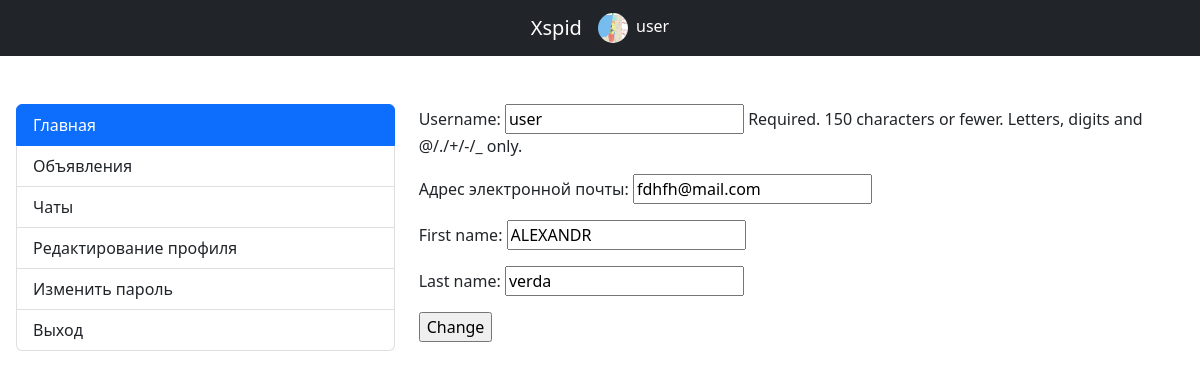
/editprofile/ (signed in), run on the app's committed database.
### user_profile/models.py (models this page shows, shortened)
class User(AbstractUser):
    name = models.CharField(max_length=100, unique=True)
    date_joined = models.DateTimeField( auto_now_add=True)
    is_active = models.BooleanField(default=True, db_index=True, verbose_name='Прошел активацию?')
    avatar = models.ImageField(upload_to='avatars/', null=True, blank=True)
    class Meta:
        verbose_name = "user"
        verbose_name_plural = "users"

### user_profile/views.py (the view)
# urls.py: path('editprofile/', ChangeUserInfoView.as_view(),name='edit'),
class ChangeUserInfoView(SuccessMessageMixin, LoginRequiredMixin,
                                              UpdateView):
    model = User
    template_name = 'profile/editprofile.html'
    form_class = ChangeUserInfoForm
    success_url = reverse_lazy('user_profile:profile')
    success_message = 'Данные пользователя изменены'
    def setup(self, request, *args, **kwargs):
        self.user_id = request.user.pk
        return super().setup(request, *args, **kwargs)
    def get_object(self, queryset=None):
        if not queryset:
            queryset = self.get_queryset()
        return get_object_or_404(queryset, pk=self.user_id)

### user_profile/form.py
class ChangeUserInfoForm(forms.ModelForm):
    email = forms.EmailField(required=True, label='Адрес электронной почты')
    class Meta:
        model = User
        fields = ('username', 'email', 'first_name', 'last_name' )

### main/templates/profile/editprofile.html (shortened to what this page needs)
{% extends "profile/main_profile.html" %}
{% block right_of_navbar %}
<form action="." method="post">
    {{ form.as_p }}
    <p><input type="submit" value="Change"></p>
</form>
{% endblock %}

### main/templates/index.html (shortened to what this page needs)
{% load static %}
<!doctype html>
<html lang="en">
  <head>
    <link href="https://cdn.jsdelivr.net/npm/bootstrap@5.2.0/dist/css/bootstrap.min.css" rel="stylesheet">
  </head>
  <body>
    <nav class="navbar navbar-dark bg-dark">
        <div class="container-fluid justify-content-center">
          <a class="navbar-brand" href="{% url 'user_profile:main' %}">Xspid</a>
          {% if user.is_authenticated %}
            <div class="btn-group" role="group">
                {% if user.avatar %}
                <div><img src='{{ user.avatar.url }}' width="30" height="30" style="border-radius: 50%" data-bs-toggle="dropdown" aria-expanded="false">
                    {% else %}
                    <img src="{% static 'img/user-profile-svgrepo-com.svg' %}"  width="30" height="30" style="border-radius: 50%" data-bs-toggle="dropdown" aria-expanded="false">
                    {% endif %}
                    <span class="text-white bg-dark mt-1 ms-1"> {{user.username}}</span>
                </div>
            {% else %}
            <a  href="{% url 'user_profile:register' %}">Регистрация</a>/
            <a  href="{% url 'user_profile:login' %}">Вход</a>
            {% endif %}
        </div>
      </nav>
      <div class = 'mt-5 ms-3'>
    {% block content %}
    {% endblock %}
      </div>
</body>
</html>

### data on the page
User: avatar (picture), username "user", email "fdhfh@mail.com", first_name "ALEXANDR", last_name "verda"
